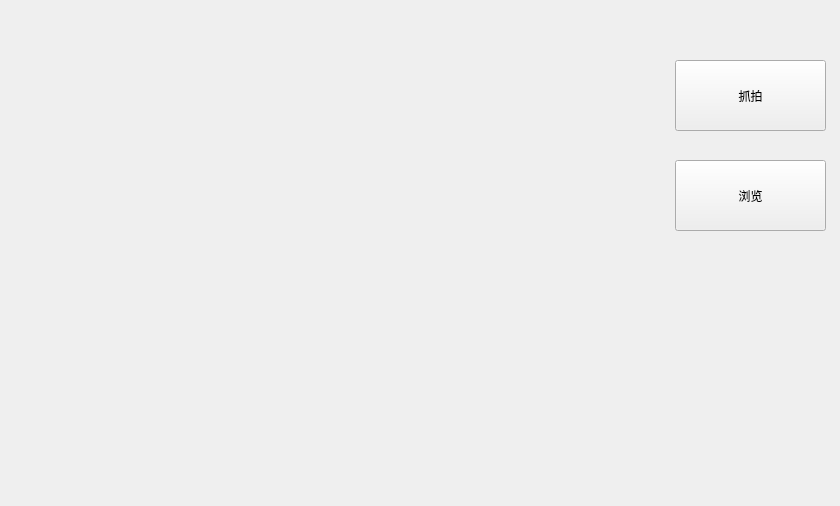
<?xml version="1.0" encoding="UTF-8"?>
<ui version="4.0">
 <class>HomePage</class>
 <widget class="QWidget" name="HomePage">
  <property name="geometry">
   <rect>
    <x>0</x>
    <y>0</y>
    <width>840</width>
    <height>506</height>
   </rect>
  </property>
  <property name="windowTitle">
   <string>HomePage</string>
  </property>
  <widget class="QPushButton" name="pushButton">
   <property name="geometry">
    <rect>
     <x>675</x>
     <y>60</y>
     <width>151</width>
     <height>71</height>
    </rect>
   </property>
   <property name="text">
    <string>抓拍</string>
   </property>
  </widget>
  <widget class="QPushButton" name="pushButton_2">
   <property name="geometry">
    <rect>
     <x>675</x>
     <y>160</y>
     <width>151</width>
     <height>71</height>
    </rect>
   </property>
   <property name="text">
    <string>浏览</string>
   </property>
  </widget>
  <widget class="QLabel" name="label">
   <property name="geometry">
    <rect>
     <x>679</x>
     <y>290</y>
     <width>141</width>
     <height>141</height>
    </rect>
   </property>
   <property name="text">
    <string/>
   </property>
  </widget>
 </widget>
 <layoutdefault spacing="6" margin="11"/>
 <resources/>
 <connections/>
</ui>
